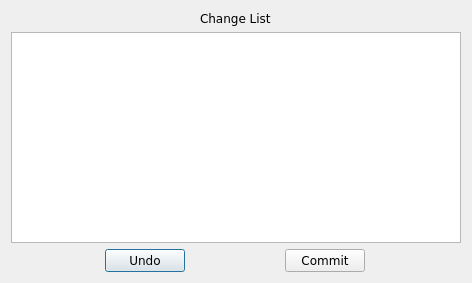
<?xml version="1.0" encoding="UTF-8"?>
<ui version="4.0">
 <class>changeConfigDialog</class>
 <widget class="QDialog" name="changeConfigDialog">
  <property name="geometry">
   <rect>
    <x>0</x>
    <y>0</y>
    <width>472</width>
    <height>283</height>
   </rect>
  </property>
  <property name="windowTitle">
   <string>Change Configuration</string>
  </property>
  <layout class="QVBoxLayout" name="verticalLayout">
   <item alignment="Qt::AlignHCenter">
    <widget class="QLabel" name="changeListLabel">
     <property name="font">
      <font>
       <family>Verdana</family>
      </font>
     </property>
     <property name="text">
      <string>Change List</string>
     </property>
    </widget>
   </item>
   <item>
    <widget class="QTextEdit" name="changeListText">
     <property name="font">
      <font>
       <family>Verdana</family>
      </font>
     </property>
    </widget>
   </item>
   <item>
    <layout class="QHBoxLayout" name="buttonsHL">
     <item>
      <widget class="QPushButton" name="undoButton">
       <property name="sizePolicy">
        <sizepolicy hsizetype="Fixed" vsizetype="Fixed">
         <horstretch>0</horstretch>
         <verstretch>0</verstretch>
        </sizepolicy>
       </property>
       <property name="font">
        <font>
         <family>Verdana</family>
        </font>
       </property>
       <property name="text">
        <string>Undo</string>
       </property>
      </widget>
     </item>
     <item>
      <widget class="QPushButton" name="commitButton">
       <property name="sizePolicy">
        <sizepolicy hsizetype="Fixed" vsizetype="Fixed">
         <horstretch>0</horstretch>
         <verstretch>0</verstretch>
        </sizepolicy>
       </property>
       <property name="font">
        <font>
         <family>Verdana</family>
        </font>
       </property>
       <property name="text">
        <string>Commit</string>
       </property>
      </widget>
     </item>
    </layout>
   </item>
  </layout>
 </widget>
 <resources/>
 <connections/>
</ui>
